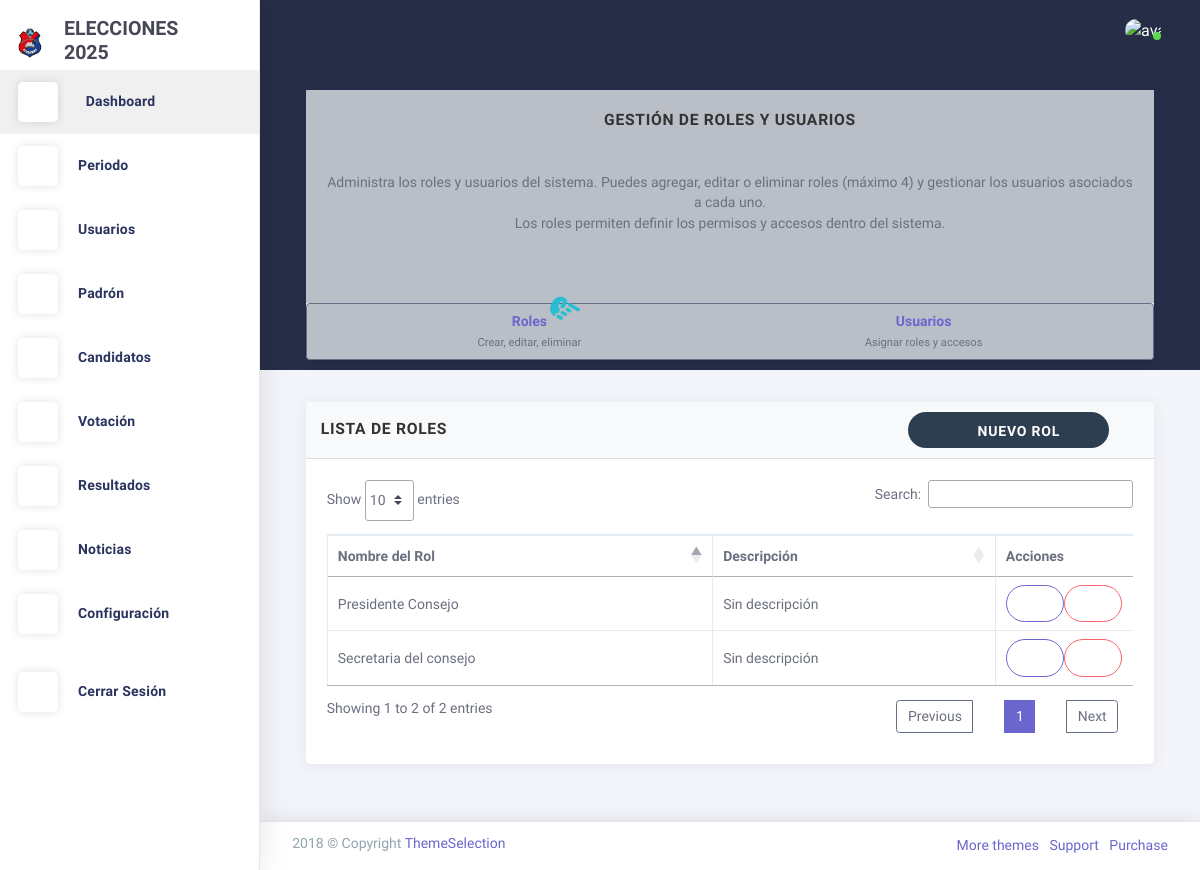
The page /rol/agregarrol/ on the database as committed earlier.
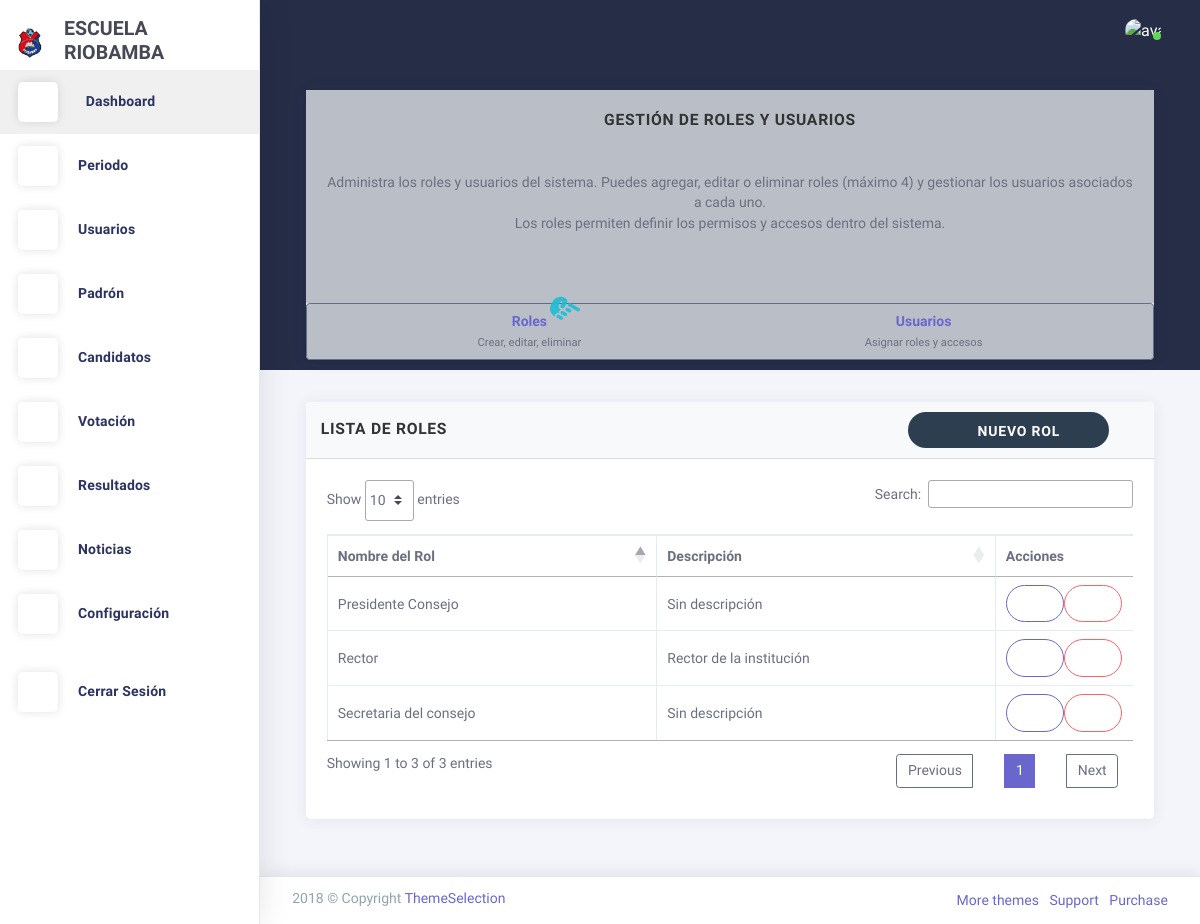
The same page on the database as committed later.
### Aplicaciones/configuracion/models.py (models this page shows, shortened)
class LogoConfig(models.Model):
    logo_1 = models.ImageField(upload_to='logos/')
    logo_2 = models.ImageField(upload_to='logos/')
    iniciales = models.CharField(max_length=10)

### Aplicaciones/usuarios/models.py (models this page shows, shortened)
class Roles(models.Model):
    nombre_rol = models.CharField(max_length=50, unique=True)
    descripcion = models.TextField(blank=True, null=True)

### Aplicaciones/usuarios/views.py (the view)
# urls.py: path('rol/agregarrol/', views.agregarrol, name='agregarrol'),
def agregarrol(request):
    roles = Roles.objects.all()
    cantidad_roles = roles.count()
    return render(request, 'rol/agregarrol.html', {'roles': roles, 'cantidad_roles': cantidad_roles})

### Aplicaciones/configuracion/context_processors.py (called while the page is built)
def logo_config(request):
    return {'logo_config': LogoConfig.objects.first()}

### Aplicaciones/usuarios/templates/rol/agregarrol.html (shortened to what the changed rows need)
{% extends 'plantilla.html' %}
{% block contenido %}
<br>
<section id="listar-roles" class="row match-height">
    <div class="col-sm-12">
        <div class="card">
            <div class="card-content">
                <div class="card-body">
                    <div class="table-responsive">
                        <table class="table table-bordered">
                            <thead>
                                <tr>
                                    <th>Nombre del Rol</th>
                                    <th>Descripción</th>
                                    <th>Acciones</th>
                                </tr>
                            </thead>
                            <tbody>
                                {% for rol in roles %}
                                <tr>
                                    <td>{{ rol.nombre_rol }}</td>
                                    <td>{{ rol.descripcion|default:"Sin descripción" }}</td>
                                    <td>
                                        <div class="d-flex gap-1">
                                            <button type="button" class="btn btn-sm btn-outline-primary"
                                                data-toggle="modal" data-target="#editarRolModal{{ rol.id }}"
                                                title="Editar" data-toggle-tooltip="tooltip" data-placement="top">
                                                <i class="la la-edit"></i>
                                            </button>
                                            <button type="button" class="btn btn-sm btn-outline-danger"
                                                data-toggle="modal" data-target="#eliminarRolModal{{ rol.id }}"
                                                title="Eliminar" data-toggle-tooltip="tooltip" data-placement="top">
                                                <i class="la la-trash"></i>
                                            </button>
                                        </div>
                                    </td>
                                </tr>
                                {% empty %}
                                <tr>
                                    <td colspan="3" class="text-center">No hay roles registrados.</td>
                                </tr>
                                {% endfor %}
                            </tbody>
                        </table>
                    </div>
                </div>
            </div>
        </div>
    </div>
</section>
{% endblock %}

### Aplicaciones/administracion/templates/plantilla.html (shortened to what the changed rows need)
{% load static %}
<!DOCTYPE html>
<html class="loading" lang="en" data-textdirection="ltr">
  <head>
    <link href="https://maxcdn.icons8.com/fonts/line-awesome/1.1/css/line-awesome.min.css" rel="stylesheet">
    <link rel="stylesheet" type="text/css" href="{% static 'plantillas/theme-assets/css/vendors.css' %}">
    <link rel="stylesheet" type="text/css" href="{% static 'plantillas/theme-assets/vendors/css/charts/chartist.css' %}">
    <link rel="stylesheet" type="text/css" href="{% static 'plantillas/theme-assets/css/app-lite.css' %}">
    <link rel="stylesheet" type="text/css" href="{% static 'plantillas/theme-assets/css/core/menu/menu-types/vertical-menu.css' %}">
    <link rel="stylesheet" type="text/css" href="{% static 'plantillas/theme-assets/css/core/colors/palette-gradient.css' %}">
    <link rel="stylesheet" type="text/css" href="{% static 'plantillas/theme-assets/css/pages/dashboard-ecommerce.css' %}">
    <link rel="stylesheet" href="https://cdnjs.cloudflare.com/ajax/libs/font-awesome/6.5.2/css/all.min.css">
    <link rel="stylesheet" href="{% static 'css/style.css' %}">
    <link href="https://cdn.jsdelivr.net/npm/bootstrap-fileinput@5.5.0/css/fileinput.min.css" rel="stylesheet">
    <link rel="stylesheet" href="https://cdn.jsdelivr.net/npm/sweetalert2@11/dist/sweetalert2.min.css">
    <link rel="stylesheet" href="https://cdn.datatables.net/1.11.5/css/jquery.dataTables.min.css">
    <link rel="stylesheet" href="https://cdn.datatables.net/1.11.5/css/dataTables.bootstrap4.min.css">
    <link rel="stylesheet" href="https://cdn.datatables.net/buttons/2.2.2/css/buttons.dataTables.min.css">
    <link rel="stylesheet" href="https://cdn.datatables.net/buttons/2.2.2/css/buttons.bootstrap4.min.css">
  </head>
  <body class="vertical-layout vertical-menu 2-columns menu-expanded fixed-navbar" data-open="click" data-menu="vertical-menu" data-color="bg-chartbg" data-col="2-columns">
    <div class="main-menu menu-fixed menu-light menu-accordion menu-shadow" data-scroll-to-active="true" alt="LOGO MENU"
         data-img="{% if logo_config and logo_config.logo_2 %}{{ logo_config.logo_2.url }}{% else %}{% static 'images/logo1.png' %}{% endif %}">
      <div class="navbar-header">
        <ul class="nav navbar-nav flex-row">
          <li class="nav-item mr-auto">
            <a class="navbar-brand" href="index.html">
              <img class="brand-logo" alt="LOGO FONDO"
                   src="{% if logo_config and logo_config.logo_1 %}{{ logo_config.logo_1.url }}{% else %}{% static 'images/logo1.png' %}{% endif %}"/>
              <h3 class="brand-text">
                {{ logo_config.iniciales|default:" " }}
              </h3>
            </a>
          </li>
        </ul>
      </div>
    </div>
    <div class="app-content content">
      <div class="content-wrapper">
        <div class="content-body">
          <div class="container">
            {% block contenido %}{% endblock %}
          </div>
        </div>
      </div>
    </div>
</body>
</html>

Rows that differ between the two databases and show on the page:
changed LogoConfig: iniciales "ELECCIONES 2025" → "ESCUELA RIOBAMBA"
added Roles: nombre_rol "Rector", descripcion "Rector de la institución"
Other text that changed with them:
text written by a page script: "Show entries Search: Showing 1 to 2 of 2 entries Previous 1 Next" → "Show entries Search: Showing 1 to 3 of 3 entries Previous 1 Next"
